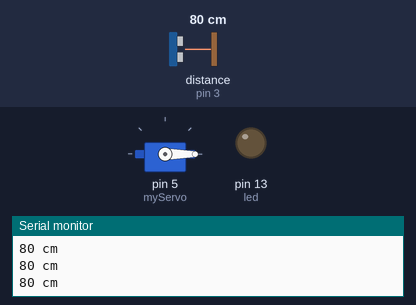
A sketch run on a simulated Arduino Uno, built with avr-gcc and run on an emulated ATmega328P. On the bench: servo, output pins drawn as LEDs (lit = HIGH), the last lines printed to the serial monitor. Wiring (inferred from the names in the program): ultrasonic range finder: trigger pin 2; echo pin 3. The test bench sets the inputs (shaded band); at power-on: distance to the obstacle (sensor on pin 3) 80 cm. The echo pulse lasts 58.3 µs per cm; pins used as bus, display or sensor lines are not drawn.

Above: at 1.2 s.
1.3 s: distance to the obstacle (sensor on pin 3) set to 13 cm
2.8 s: distance to the obstacle (sensor on pin 3) set to 10 cm
At 3.3 s:
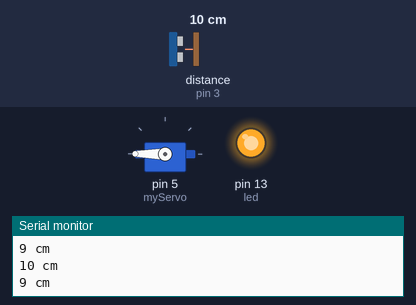
4.5 s: distance to the obstacle (sensor on pin 3) set to 18 cm
At 5.1 s:
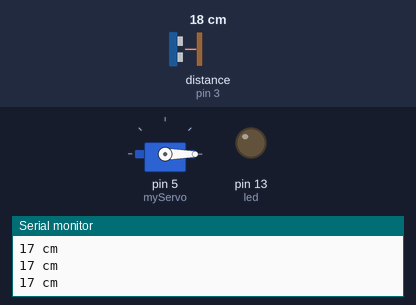
6.3 s: distance to the obstacle (sensor on pin 3) set to 2 cm
At 7.0 s:
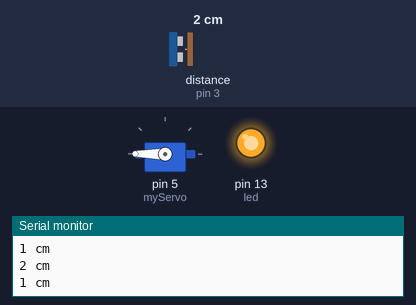
Timing chart, 0 to 9.1 s (numbered marks = the images above; inputs shaded):
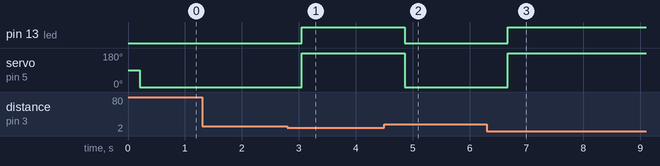

Measured:
- the behaviour switches between 12 and 11 cm on distance to the obstacle (sensor on pin 3) (found by bisection; images 0 and 1)
- after the input at 2.8 s, pin 13 (led): LOW → HIGH after 0.25 s; servo on pin 5 (myServo): 0° → 180° after 0.25 s
- after the input at 4.5 s, pin 13 (led): HIGH → LOW after 0.36 s; servo on pin 5 (myServo): 180° → 0° after 0.36 s
- after the input at 6.3 s, pin 13 (led): LOW → HIGH after 0.38 s; servo on pin 5 (myServo): 0° → 180° after 0.38 s

The sketch:

Servo_x_Ultrasonic.ino
```cpp
#include <Servo.h>
Servo myServo;

const int led = 13;

const int trig = 2;
const int echo = 3;

void setup() {
  // put your setup code here, to run once:

  Serial.begin (9600);

  pinMode (led, OUTPUT);
  pinMode (trig, OUTPUT);
  pinMode (echo, INPUT);

  myServo.attach (5);

}

void loop() {
  // put your main code here, to run repeatedly:

  long distance, duration;

  digitalWrite (trig, LOW);
  delayMicroseconds (2);
  digitalWrite (trig, HIGH);
  delayMicroseconds (10);
  digitalWrite (trig, LOW);

  duration = pulseIn (echo, HIGH);
  distance = duration/58;

  Serial.print (distance);
  Serial.println (" cm");
  delay (200);

  if (distance <= 10) {
    digitalWrite (led, HIGH);
    myServo.write (180);
  }
  else {
    digitalWrite (led, LOW);
    myServo.write (0);
  }


}
```
